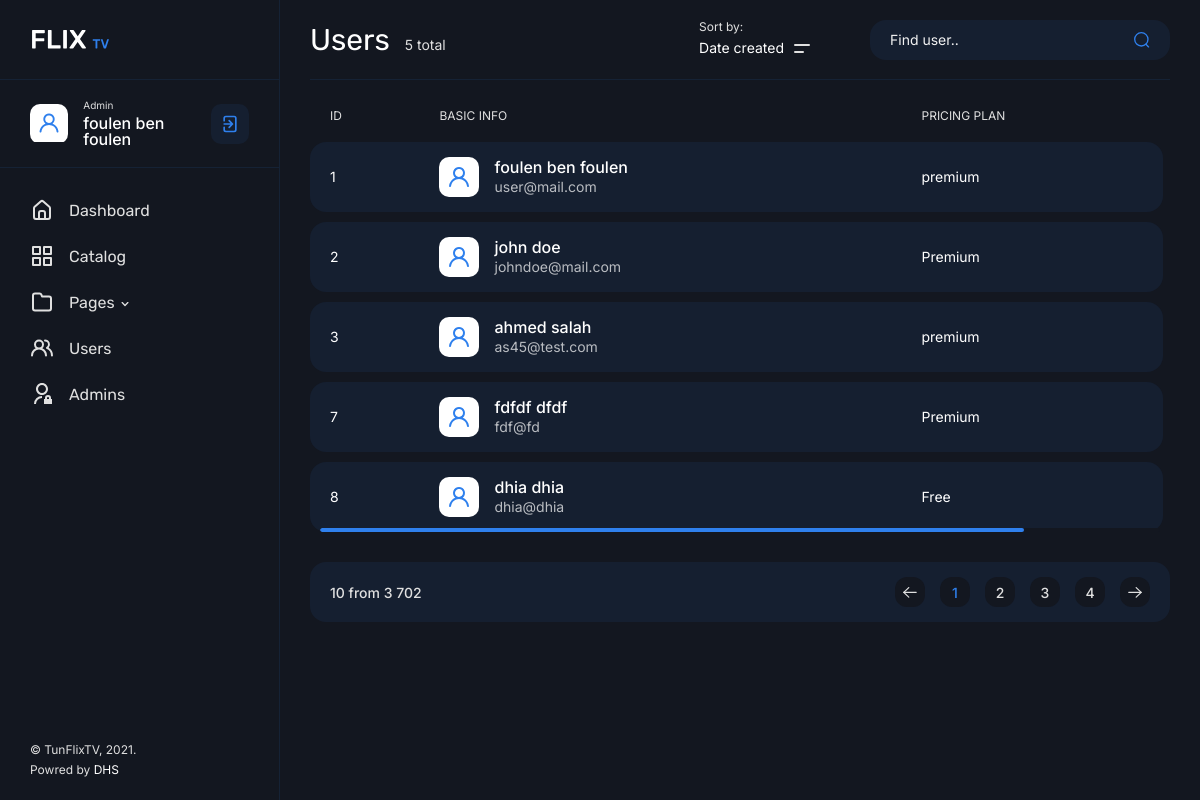
Page /admin/users.php (signed in) on the committed database.
### tables this page shows
CREATE TABLE IF NOT EXISTS `utilisateur` (
  `iduser` int(11) NOT NULL AUTO_INCREMENT,
  `nom` varchar(30) NOT NULL,
  `prenom` varchar(30) NOT NULL,
  `mailuser` varchar(60) NOT NULL,
  `password` varchar(255) NOT NULL,
  `abonnement` varchar(10) NOT NULL,
  PRIMARY KEY (`iduser`)
);

### admin/users.php (called while the page is built, shortened)
<?php
require_once 'config.php';
$query= $bdd ->query('select * from utilisateur ');
       $users= $query ->fetchall();
       $nb_useres=count($users);
	include "layout.phtml";
						?>

### admin/users.phtml (the view, shortened to what this page needs)
<div class="container-fluid">
			<div class="row">
				<div class="col-12">
					<div class="main__title">
						<h2>Users</h2>
						<span class="main__title-stat"><?=
						$nb_useres ;
						?> total</span>
						<div class="main__title-wrap">
							<div class="filter" id="filter__sort">
								<span class="filter__item-label">Sort by:</span>
								<div class="filter__item-btn dropdown-toggle" role="navigation" id="filter-sort" data-toggle="dropdown" aria-haspopup="true" aria-expanded="false">
									<input type="button" value="Date created">
									<span></span>
								</div>
							</div>
							<form action="#" class="main__title-form">
								<input type="text" placeholder="Find user..">
								<button type="button">
								</button>
							</form>
						</div>
					</div>
				</div>
				<div class="col-12">
					<div class="main__table-wrap">
						<table class="main__table">
							<thead>
								<tr>
									<th>ID</th>
									<th>BASIC INFO</th>
									<th>PRICING PLAN</th>
									<th>ACTIONS</th>
								</tr>
							</thead>
							<tbody>
								<?php
								foreach($users as $user){?>
								<tr>
									<td>
										<div class="main__table-text"><?= $user["iduser"];?></div>
									</td>
									<td>
										<div class="main__user">
											<div class="main__avatar">
												<img src="img/user.svg" alt="">
											</div>
											<div class="main__meta">
												<h3><?= $user["prenom"]." ".$user["nom"]; ?></h3>
												<span><?= $user["mailuser"]?></span>
											</div>
										</div>
									</td>
									<td>
										<div class="main__table-text"><?= $user["abonnement"];?></div>
									</td>
								</tr>
								<?php } ?>
							</tbody>
						</table>
					</div>
				</div>
				<div class="col-12">
					<div class="paginator">
						<span class="paginator__pages">10 from 3 702</span>
						<ul class="paginator__paginator">
							<li>
								<a href="#">
								</a>
							</li>
							<li class="active"><a href="#">1</a></li>
							<li><a href="#">2</a></li>
							<li><a href="#">3</a></li>
							<li><a href="#">4</a></li>
							<li>
								<a href="#">
								</a>
							</li>
						</ul>
					</div>
				</div>
			</div>
		</div>

### admin/layout.phtml (shortened to what this page needs)
<!DOCTYPE html>
<html lang="en">
<head>
	<link rel="stylesheet" href="css/bootstrap-reboot.min.css">
	<link rel="stylesheet" href="css/bootstrap-grid.min.css">
	<link rel="stylesheet" href="css/magnific-popup.css">
	<link rel="stylesheet" href="css/select2.min.css">
	<link rel="stylesheet" href="css/admin.css">
</head>
<body>
	<div class="sidebar">
		<a href="index.php" class="sidebar__logo">
			<img src="img/logo.svg" alt="">
		</a>
		<div class="sidebar__user">
			<div class="sidebar__user-img">
				<img src="img/user.svg" alt="">
			</div>
			<div class="sidebar__user-title">
				<span>Admin</span>
				<p><?php echo $_SESSION['prenom'] ." ". $_SESSION['nom'] ?></p>
			</div>
			<button class="sidebar__user-btn" type="button" onclick="location.href='logout.php'">
			</button>
		</div>
		<ul class="sidebar__nav">
			<li class="sidebar__nav-item">
				<a href="index.php" class="sidebar__nav-link sidebar__nav-link"> <span>Dashboard</span></a>
			</li>
			<li class="sidebar__nav-item">
				<a href="catalog.php" class="sidebar__nav-link"> <span>Catalog</span></a>
			</li>
			<li class="sidebar__nav-item">
				<a class="sidebar__nav-link" data-toggle="collapse" href="#collapseMenu" role="button" aria-expanded="false" aria-controls="collapseMenu"><svg xmlns="http://www.w3.org/2000/svg" viewBox="0 0 24 24"><path d="M19,5.5H12.72l-.32-1a3,3,0,0,0-2.84-2H5a3,3,0,0,0-3,3v13a3,3,0,0,0,3,3H19a3,3,0,0,0,3-3V8.5A3,3,0,0,0,19,5.5Zm1,13a1,1,0,0,1-1,1H5a1,1,0,0,1-1-1V5.5a1,1,0,0,1,1-1H9.56a1,1,0,0,1,.95.68l.54,1.64A1,1,0,0,0,12,7.5h7a1,1,0,0,1,1,1Z"/></svg> <span>Pages</span> <svg xmlns="http://www.w3.org/2000/svg" viewBox="0 0 24 24"><path d="M17,9.17a1,1,0,0,0-1.41,0L12,12.71,8.46,9.17a1,1,0,0,0-1.41,0,1,1,0,0,0,0,1.42l4.24,4.24a1,1,0,0,0,1.42,0L17,10.59A1,1,0,0,0,17,9.17Z"/></svg></a>
			</li>
			<li class="sidebar__nav-item">
				<a href="users.php" class="sidebar__nav-link"> <span>Users</span></a>
			</li>
			<li class="sidebar__nav-item">
				<a href="admins.php" class="sidebar__nav-link ">
				 <span>Admins</span></a>
			</li>
		</ul>
		<div class="sidebar__copyright">© TunFlixTV, 2021. <br>Powred by <a href="#" target="_blank"> DHS</a></div>
	</div>
	<main class="main">
		<?php include $template . '.phtml'; ?>
	</main>
</body>
</html>

### rows in the picture
utilisateur: iduser "1", prenom "foulen", nom "ben foulen", mailuser "user@mail.com", abonnement "premium"
utilisateur: iduser "2", prenom "john", nom "doe", mailuser "johndoe@mail.com", abonnement "Premium"
utilisateur: iduser "3", prenom "ahmed", nom "salah", mailuser "as45@test.com", abonnement "premium"
utilisateur: iduser "7", prenom "fdfdf", nom "dfdf", mailuser "fdf@fd", abonnement "Premium"
utilisateur: iduser "8", prenom "dhia", nom "dhia", mailuser "dhia@dhia", abonnement "Free"

### other values in the picture
$_SESSION['prenom'] "foulen"
$_SESSION['nom'] "ben foulen"
$nb_useres "5"
